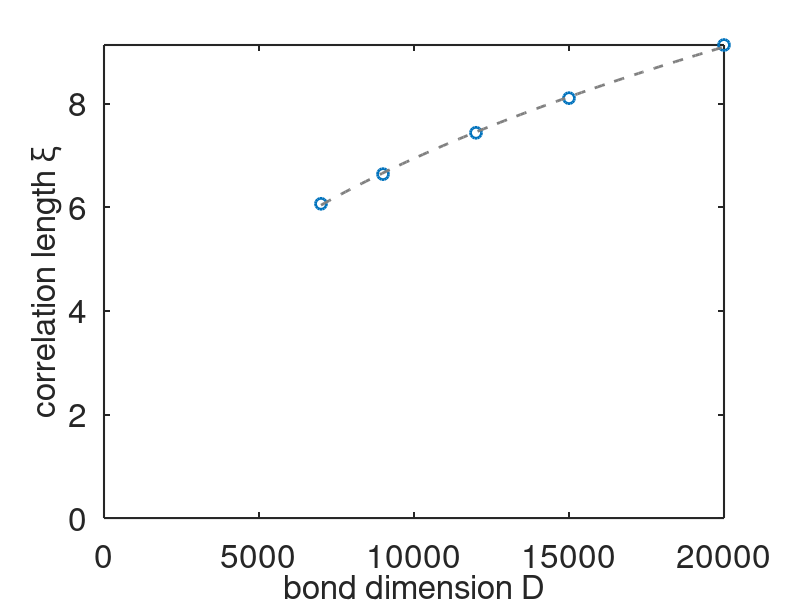

This figure's MATLAB source:
% Data
xi = [6.069436, 6.642056, 7.440832, 8.109383, 9.135854];
D = [7000, 9000, 12000, 15000, 20000];

% Plot the data
plot(D, xi, 'o','MarkerSize',8);
hold on;

% Fit the data with a power-law relationship xi = a * D^alpha
p = polyfit(log(D), log(xi), 1);
alpha = p(1);
a = exp(p(2));

% Generate the fitted line
D_fit = linspace(min(D), max(D), 100);
xi_fit = a * D_fit.^alpha;
disp(['Alpha value: ', num2str(alpha)]);


% Plot the fitted line
plot(D_fit, xi_fit, '--', 'Color', [0.5, 0.5, 0.5]);

% Set the labels and title
set(gca, 'fontsize', 24);
set(gca, 'linewidth', 1.5);
set(get(gca, 'Children'), 'linewidth', 2);
xlabel('bond dimension D');
ylabel('correlation length \xi');
set(get(gca, 'XLabel'), 'FontSize', 24);
set(get(gca, 'YLabel'), 'FontSize', 24);
xlim([0, inf]);
ylim([0, inf]);
